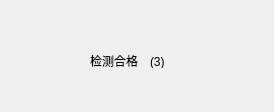
<?xml version="1.0" encoding="UTF-8"?>
<ui version="4.0">
 <class>AlertDialog</class>
 <widget class="QDialog" name="AlertDialog">
  <property name="geometry">
   <rect>
    <x>0</x>
    <y>0</y>
    <width>274</width>
    <height>112</height>
   </rect>
  </property>
  <property name="windowTitle">
   <string>Dialog</string>
  </property>
  <widget class="QLabel" name="label_0">
   <property name="geometry">
    <rect>
     <x>90</x>
     <y>40</y>
     <width>51</width>
     <height>41</height>
    </rect>
   </property>
   <property name="text">
    <string>检测合格</string>
   </property>
  </widget>
  <widget class="QLabel" name="label">
   <property name="geometry">
    <rect>
     <x>150</x>
     <y>55</y>
     <width>63</width>
     <height>13</height>
    </rect>
   </property>
   <property name="text">
    <string>(3)</string>
   </property>
  </widget>
 </widget>
 <resources/>
 <connections/>
</ui>
